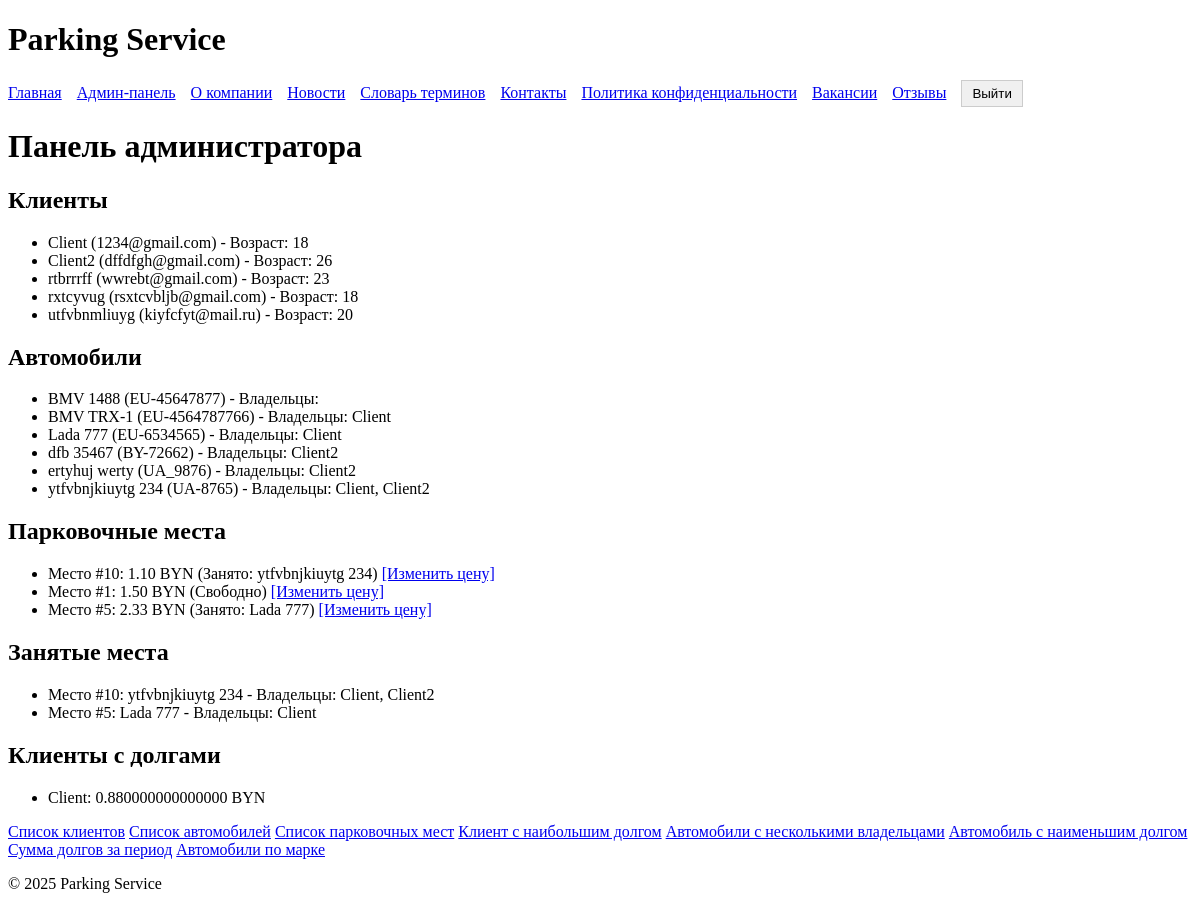
The page /admin_dashboard/ (signed in) on the database its author committed.
### parking/models.py (models this page shows, shortened)
class Client(models.Model):
    user = models.OneToOneField(User, on_delete=models.CASCADE)
    name = models.CharField(max_length=100)
    email = models.EmailField()
    age = models.IntegerField(default=18)
    timezone = models.CharField(max_length=100, default='Europe/Minsk')  # Например, 'Europe/Paris'

class Car(models.Model):
    license_plate = models.CharField(max_length=20, unique=True)
    brand = models.CharField(max_length=50)
    model = models.CharField(max_length=50)
    clients = models.ManyToManyField(Client, related_name='cars')

class ParkingSpot(models.Model):
    number = models.PositiveIntegerField(unique=True, validators=[MaxValueValidator(999)])
    price = models.DecimalField(max_digits=10, decimal_places=2)
    is_occupied = models.BooleanField(default=False)
    car = models.ForeignKey(Car, on_delete=models.SET_NULL, null=True, blank=True)

### parking/views.py (the view)
# urls.py: path('admin_dashboard/', admin_dashboard, name='admin_dashboard'),
@login_required
@user_passes_test(is_admin)
def admin_dashboard(request):
    if not is_admin(request.user):
        logger.warning(f"User {request.user.username} failed admin check in admin_dashboard")
        return redirect('home')
    logger.debug(f"Accessing admin_dashboard, user: {request.user.username}, is_superuser: {request.user.is_superuser}")
    clients = Client.objects.all()
    cars = Car.objects.all()
    parking_spots = ParkingSpot.objects.all()
    occupied_spots = ParkingSpot.objects.filter(is_occupied=True).select_related('car').prefetch_related('car__clients')
    clients_with_debt = Client.objects.filter(cars__invoice__debt__gt=0).annotate(total_debt=Sum('cars__invoice__debt')).distinct()
    step = request.GET.get('step', 'month')
    if step not in ['day', 'month']:
        step = 'month'
    chart_data = get_chart_data(step)
    return render(request, 'parking/admin_dashboard.html', {
        'clients': clients,
        'cars': cars,
        'parking_spots': parking_spots,
        'occupied_spots': occupied_spots,
        'clients_with_debt': clients_with_debt,
        'chart_data': chart_data,
        'step': step,
        'is_admin': is_admin(request.user),
        'is_client': is_client(request.user),
        'is_employee': is_employee(request.user),
    })

### parking/views.py (called while the page is built)
def is_admin(user):
    logger.debug(f"Checking is_admin for user {user.username if user.is_authenticated else 'Anonymous'}, is_superuser: {user.is_superuser if user.is_authenticated else 'N/A'}")
    return user.is_authenticated and user.is_superuser

def is_employee(user):
    logger.debug(f"Checking is_employee for user {user.username if user.is_authenticated else 'Anonymous'}, in Employee group: {user.groups.filter(name='Employee').exists() if user.is_authenticated else 'N/A'}")
    return user.is_authenticated and user.groups.filter(name='Employee').exists()

def is_client(user):
    logger.debug(f"Checking is_client for user {user.username if user.is_authenticated else 'Anonymous'}, in Client group: {user.groups.filter(name='Client').exists() if user.is_authenticated else 'N/A'}")
    return user.is_authenticated and user.groups.filter(name='Client').exists()

### parking/templates/parking/admin_dashboard.html
{% extends 'parking/base.html' %}
{% block content %}
<h1>Панель администратора</h1>
<h2>Клиенты</h2>
<ul>
{% for client in clients %}
    <li>{{ client.name }} ({{ client.email }}) - Возраст: {{ client.age }}</li>
{% endfor %}
</ul>
<h2>Автомобили</h2>
<ul>
{% for car in cars %}
    <li>{{ car.brand }} {{ car.model }} ({{ car.license_plate }}) - Владельцы:
        {% for client in car.clients.all %}
            {{ client.name }}{% if not forloop.last %}, {% endif %}
        {% endfor %}
    </li>
{% endfor %}
</ul>
<h2>Парковочные места</h2>
<ul>
{% for spot in parking_spots %}
    <li>Место #{{ spot.number }}: {{ spot.price }} BYN
        {% if spot.is_occupied %}
            (Занято: {{ spot.car.brand }} {{ spot.car.model }})
        {% else %}
            (Свободно)
        {% endif %}
        <a href="{% url 'update_spot_price' spot.id %}">[Изменить цену]</a>
    </li>
{% endfor %}
</ul>
<h2>Занятые места</h2>
<ul>
{% for spot in occupied_spots %}
    <li>Место #{{ spot.number }}: {{ spot.car.brand }} {{ spot.car.model }} - Владельцы:
        {% for client in spot.car.clients.all %}
            {{ client.name }}{% if not forloop.last %}, {% endif %}
        {% endfor %}
    </li>
{% endfor %}
</ul>
<h2>Клиенты с долгами</h2>
<ul>
{% for client in clients_with_debt %}
    <li>{{ client.name }}: {{ client.total_debt }} BYN</li>
{% endfor %}
</ul>
<a href="{% url 'client_list' %}">Список клиентов</a>
<a href="{% url 'car_list' %}">Список автомобилей</a>
<a href="{% url 'parkingspot_list' %}">Список парковочных мест</a>
<a href="{% url 'biggest_debtor' %}">Клиент с наибольшим долгом</a>
<a href="{% url 'cars_with_multiple_owners' %}">Автомобили с несколькими владельцами</a>
<a href="{% url 'car_with_min_debt' %}">Автомобиль с наименьшим долгом</a>
<a href="{% url 'total_debt' %}">Сумма долгов за период</a>
<a href="{% url 'cars_by_brand' %}">Автомобили по марке</a>
{% endblock %}

### rows shown on the page
Client: name "Client", email "1234@gmail.com", age "18", total_debt "0.880000000000000"
Client: name "Client2", email "dffdfgh@gmail.com", age "26"
Client: name "rtbrrrff", email "wwrebt@gmail.com", age "23"
Client: name "rxtcyvug", email "rsxtcvbljb@gmail.com", age "18"
Client: name "utfvbnmliuyg", email "kiyfcfyt@mail.ru", age "20"
Car: brand "BMV", model "1488", license_plate "EU-45647877"
Car: brand "BMV", model "TRX-1", license_plate "EU-4564787766"
Car: brand "Lada", model "777", license_plate "EU-6534565"
Car: brand "dfb", model "35467", license_plate "BY-72662"
Car: brand "ertyhuj", model "werty", license_plate "UA_9876"
Car: brand "ytfvbnjkiuytg", model "234", license_plate "UA-8765"
ParkingSpot: number "10", price "1.10", car.brand "ytfvbnjkiuytg", car.model "234"
ParkingSpot: number "1", price "1.50", is_occupied "(Свободно)"
ParkingSpot: number "5", price "2.33", car.brand "Lada", car.model "777"
